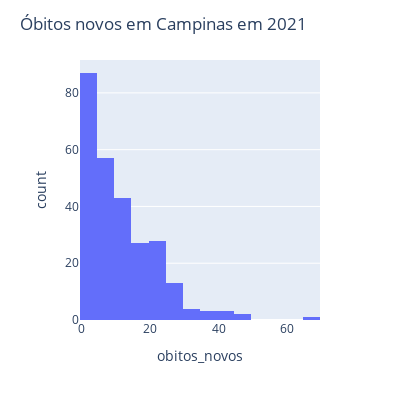

The code cell stored with this chart in its notebook:
### Code cell
# "x" Representa o eixo X do gráfico, recebe a variável que será analisada
# "nbins" É a largura das faixas de distribuição de frequência
grafico = px.histogram(covid_campinas2021, x="obitos_novos", nbins=30)
grafico.update_layout(width=400, height=400, title_text="Óbitos novos em Campinas em 2021")
grafico.show()

### Figure 1 — Plotly figure (JSON) as saved in the notebook; plotly's stock layout.template omitted (floating-point values rounded to 4 significant figures; data arrays with more than 128 entries replaced by an {"elided": "..."} marker saying what was removed)
{"data": [{"alignmentgroup": "True", "bingroup": "x", "hovertemplate": "obitos_novos=%{x}<br>count=%{y}<extra></extra>", "legendgroup": "", "marker": {"color": "#636efa", "pattern": {"shape": ""}}, "name": "", "nbinsx": 30, "offsetgroup": "", "orientation": "v", "showlegend": false, "type": "histogram", "x": {"elided": "268 int values"}, "xaxis": "x", "yaxis": "y"}], "layout": {"barmode": "relative", "height": 400, "legend": {"tracegroupgap": 0}, "margin": {"t": 60}, "title": {"text": "Óbitos novos em Campinas em 2021"}, "width": 400, "xaxis": {"anchor": "y", "domain": [0, 1], "title": {"text": "obitos_novos"}}, "yaxis": {"anchor": "x", "domain": [0, 1], "title": {"text": "count"}}}}
